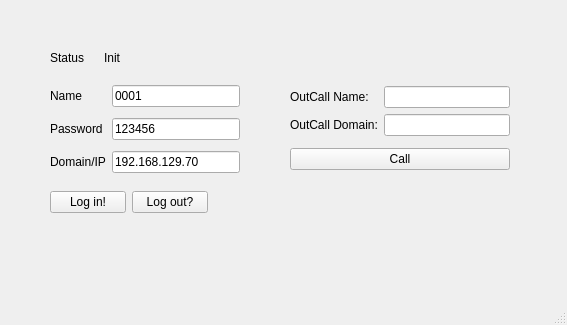
<?xml version="1.0" encoding="UTF-8"?>
<ui version="4.0">
 <class>Main_window</class>
 <widget class="QMainWindow" name="Main_window">
  <property name="geometry">
   <rect>
    <x>0</x>
    <y>0</y>
    <width>567</width>
    <height>325</height>
   </rect>
  </property>
  <property name="windowTitle">
   <string>Main_window</string>
  </property>
  <widget class="QWidget" name="centralwidget">
   <widget class="QWidget" name="layoutWidget">
    <property name="geometry">
     <rect>
      <x>50</x>
      <y>50</y>
      <width>102</width>
      <height>15</height>
     </rect>
    </property>
    <layout class="QHBoxLayout" name="horizontalLayout_2">
     <item>
      <widget class="QLabel" name="status_label">
       <property name="text">
        <string>Status</string>
       </property>
      </widget>
     </item>
     <item>
      <widget class="QLabel" name="status_value">
       <property name="text">
        <string>Init</string>
       </property>
      </widget>
     </item>
    </layout>
   </widget>
   <widget class="QWidget" name="layoutWidget_2">
    <property name="geometry">
     <rect>
      <x>50</x>
      <y>190</y>
      <width>158</width>
      <height>25</height>
     </rect>
    </property>
    <layout class="QHBoxLayout" name="horizontalLayout">
     <item>
      <widget class="QPushButton" name="login_btn">
       <property name="text">
        <string>Log in!</string>
       </property>
      </widget>
     </item>
     <item>
      <widget class="QPushButton" name="logout_btn">
       <property name="enabled">
        <bool>true</bool>
       </property>
       <property name="text">
        <string>Log out?</string>
       </property>
       <property name="checkable">
        <bool>false</bool>
       </property>
       <property name="checked">
        <bool>false</bool>
       </property>
       <property name="autoExclusive">
        <bool>false</bool>
       </property>
       <property name="default">
        <bool>false</bool>
       </property>
       <property name="flat">
        <bool>false</bool>
       </property>
      </widget>
     </item>
    </layout>
   </widget>
   <widget class="QWidget" name="layoutWidget_3">
    <property name="geometry">
     <rect>
      <x>50</x>
      <y>80</y>
      <width>190</width>
      <height>100</height>
     </rect>
    </property>
    <layout class="QGridLayout" name="gridLayout_2">
     <item row="1" column="0">
      <widget class="QLabel" name="pass_label">
       <property name="text">
        <string>Password</string>
       </property>
      </widget>
     </item>
     <item row="2" column="0">
      <widget class="QLabel" name="domain_label">
       <property name="text">
        <string>Domain/IP</string>
       </property>
      </widget>
     </item>
     <item row="2" column="1">
      <widget class="QLineEdit" name="domain_value">
       <property name="text">
        <string>192.168.129.70</string>
       </property>
      </widget>
     </item>
     <item row="0" column="0">
      <widget class="QLabel" name="name_label">
       <property name="text">
        <string>Name</string>
       </property>
      </widget>
     </item>
     <item row="1" column="1">
      <widget class="QLineEdit" name="pass_value">
       <property name="text">
        <string>123456</string>
       </property>
      </widget>
     </item>
     <item row="0" column="1">
      <widget class="QLineEdit" name="name_value">
       <property name="text">
        <string>0001</string>
       </property>
      </widget>
     </item>
    </layout>
   </widget>
   <widget class="QWidget" name="layoutWidget_4">
    <property name="geometry">
     <rect>
      <x>290</x>
      <y>80</y>
      <width>220</width>
      <height>98</height>
     </rect>
    </property>
    <layout class="QVBoxLayout" name="verticalLayout">
     <item>
      <layout class="QGridLayout" name="gridLayout">
       <item row="0" column="1">
        <widget class="QLineEdit" name="outcall_name_value"/>
       </item>
       <item row="1" column="0">
        <widget class="QLabel" name="OutCallDomainLabel">
         <property name="text">
          <string>OutCall Domain:</string>
         </property>
        </widget>
       </item>
       <item row="1" column="1">
        <widget class="QLineEdit" name="outcall_domain_value"/>
       </item>
       <item row="0" column="0">
        <widget class="QLabel" name="OutCallNameLabel">
         <property name="text">
          <string>OutCall Name:</string>
         </property>
        </widget>
       </item>
      </layout>
     </item>
     <item>
      <widget class="QPushButton" name="outcall_btn">
       <property name="text">
        <string>Call</string>
       </property>
      </widget>
     </item>
    </layout>
   </widget>
  </widget>
  <widget class="QMenuBar" name="menubar">
   <property name="geometry">
    <rect>
     <x>0</x>
     <y>0</y>
     <width>567</width>
     <height>21</height>
    </rect>
   </property>
  </widget>
  <widget class="QStatusBar" name="statusbar"/>
 </widget>
 <resources/>
 <connections/>
</ui>
